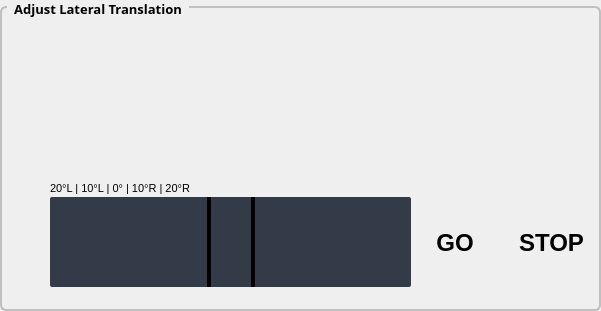
      <widget class="QGroupBox" name="groupBox_4">
       <property name="geometry">
        <rect>
         <x>650</x>
         <y>470</y>
         <width>601</width>
         <height>311</height>
        </rect>
       </property>
       <property name="font">
        <font>
         <family>Kartika</family>
         <pointsize>10</pointsize>
         <italic>false</italic>
         <bold>true</bold>
        </font>
       </property>
       <property name="styleSheet">
        <string notr="true">QGroupBox {
                                    font: bold;
                                    border: 2px solid silver;
                                    border-radius: 6px;
                                    margin-top: 6px;
                                    }
                                    QGroupBox::title {
                                    subcontrol-origin: margin;
                                    left: 7px;

                                    padding: 0px 5px 0px 5px;
                                    }</string>
       </property>
       <property name="title">
        <string>Adjust Lateral Translation</string>
       </property>
       <property name="alignment">
        <set>Qt::AlignHCenter|Qt::AlignTop</set>
       </property>
       <property name="flat">
        <bool>false</bool>
       </property>
       <widget class="QPushButton" name="forwardLateralFlexionBtn">
        <property name="geometry">
         <rect>
          <x>350</x>
          <y>20</y>
          <width>121</width>
          <height>70</height>
         </rect>
        </property>
        <property name="font">
         <font>
          <family>Kartika</family>
          <pointsize>11</pointsize>
          <bold>true</bold>
         </font>
        </property>
        <property name="icon">
         <iconset>
          <normalon>images/forward.png</normalon>
         </iconset>
        </property>
        <property name="iconSize">
         <size>
          <width>121</width>
          <height>70</height>
         </size>
        </property>
        <property name="autoRepeat">
         <bool>true</bool>
        </property>
        <property name="flat">
         <bool>true</bool>
        </property>
       </widget>
       <widget class="QPushButton" name="reverseLateralFlexionBtn">
        <property name="geometry">
         <rect>
          <x>180</x>
          <y>20</y>
          <width>121</width>
          <height>70</height>
         </rect>
        </property>
        <property name="font">
         <font>
          <family>Kartika</family>
          <pointsize>11</pointsize>
          <bold>true</bold>
         </font>
        </property>
        <property name="icon">
         <iconset>
          <normalon>images/reverse.png</normalon>
         </iconset>
        </property>
        <property name="iconSize">
         <size>
          <width>121</width>
          <height>70</height>
         </size>
        </property>
        <property name="flat">
         <bool>true</bool>
        </property>
       </widget>
       <widget class="QPushButton" name="resetLateralFlexionBtn">
        <property name="geometry">
         <rect>
          <x>20</x>
          <y>20</y>
          <width>121</width>
          <height>70</height>
         </rect>
        </property>
        <property name="font">
         <font>
          <family>Kartika</family>
          <pointsize>11</pointsize>
          <bold>true</bold>
         </font>
        </property>
        <property name="icon">
         <iconset>
          <normalon>images/reset.png</normalon>
         </iconset>
        </property>
        <property name="iconSize">
         <size>
          <width>121</width>
          <height>70</height>
         </size>
        </property>
        <property name="flat">
         <bool>true</bool>
        </property>
       </widget>
       <widget class="QLabel" name="lateralFlexionPositionLbl">
        <property name="geometry">
         <rect>
          <x>7</x>
          <y>237</y>
          <width>41</width>
          <height>21</height>
         </rect>
        </property>
        <property name="font">
         <font>
          <family>Arial</family>
          <pointsize>10</pointsize>
          <bold>true</bold>
         </font>
        </property>
        <property name="text">
         <string/>
        </property>
        <property name="alignment">
         <set>Qt::AlignRight|Qt::AlignTrailing|Qt::AlignVCenter</set>
        </property>
       </widget>
       <widget class="QSlider" name="lateralFlexionPositionSlider">
        <property name="geometry">
         <rect>
          <x>50</x>
          <y>197</y>
          <width>361</width>
          <height>90</height>
         </rect>
        </property>
        <property name="styleSheet">
         <string notr="true">QSlider::groove:horizontal {
                                        border-radius: 2px;
                                        background-color: rgb(52, 59, 72);
                                        }
                                        QSlider::groove:horizontal:hover {
                                        background-color: blue;
                                        }
                                        QSlider::handle:horizontal {
                                        background-color:qlineargradient(spread:pad, x1:0, y1:0,
                                        x2:1, y2:0, stop:0 rgba(0, 50, 145, 255), stop:1 rgba(255,
                                        255, 255, 255));
                                        border: 4px solid black;
                                        width: 40px;
                                        margin: -44px 0px;
                                        border-radius: 14px;
                                        }</string>
        </property>
        <property name="minimum">
         <number>-20</number>
        </property>
        <property name="maximum">
         <number>20</number>
        </property>
        <property name="singleStep">
         <number>10</number>
        </property>
        <property name="pageStep">
         <number>10</number>
        </property>
        <property name="value">
         <number>0</number>
        </property>
        <property name="sliderPosition">
         <number>0</number>
        </property>
        <property name="orientation">
         <enum>Qt::Horizontal</enum>
        </property>
        <property name="tickPosition">
         <enum>QSlider::TicksBothSides</enum>
        </property>
       </widget>
       <widget class="QPushButton" name="lateralFlexionPositionBtn">
        <property name="geometry">
         <rect>
          <x>420</x>
          <y>208</y>
          <width>70</width>
          <height>70</height>
         </rect>
        </property>
        <property name="font">
         <font>
          <family>Arial</family>
          <pointsize>18</pointsize>
          <bold>true</bold>
         </font>
        </property>
        <property name="styleSheet">
         <string notr="true">QPushButton {

                                        outline: 0;
                                        border:2px solid rgb(0,57,138);
                                        border-radius: 5px;
                                        background-color:#78909C;
                                        color:white
                                        }

                                        QPushButton:hover:!pressed {
                                        background-color:#54d777;
                                        }

                                        QPushButton:hover:pressed {
                                        background-color:yellow;boder 2px solid red;
                                        }
                                        QPushButton:disabled {
                                        background-color:purple
                                        }

                                        QPushButton:!enabled {
                                        background-color:white;
                                        color:black;
                                        }
                                        QPushButton:enabled {
                                        background-color:grey;
                                        color:white;
                                        }

                                        border:2px solid rgb(0,57,138);border-radius:5px;</string>
        </property>
        <property name="text">
         <string>GO</string>
        </property>
        <property name="iconSize">
         <size>
          <width>105</width>
          <height>45</height>
         </size>
        </property>
        <property name="autoRepeat">
         <bool>true</bool>
        </property>
        <property name="flat">
         <bool>true</bool>
        </property>
       </widget>
       <widget class="QPushButton" name="lateralFlexionPositionStopBtn">
        <property name="geometry">
         <rect>
          <x>510</x>
          <y>208</y>
          <width>83</width>
          <height>70</height>
         </rect>
        </property>
        <property name="font">
         <font>
          <family>Arial</family>
          <pointsize>18</pointsize>
          <bold>true</bold>
         </font>
        </property>
        <property name="styleSheet">
         <string notr="true">QPushButton {

                                        outline: 0;
                                        border:2px solid rgb(0,57,138);
                                        border-radius: 5px;
                                        background-color:#78909C;
                                        color:white
                                        }

                                        QPushButton:hover:!pressed {
                                        background-color:red;
                                        }

                                        QPushButton:hover:pressed {
                                        background-color:yellow;boder 2px solid red;
                                        }
                                        QPushButton:disabled {
                                        background-color:purple
                                        }

                                        QPushButton:!enabled {
                                        background-color:white;
                                        color:black;
                                        }
                                        QPushButton:enabled {
                                        background-color:grey;
                                        color:white;
                                        }

                                        border:2px solid rgb(0,57,138);border-radius:5px;</string>
        </property>
        <property name="text">
         <string>STOP</string>
        </property>
        <property name="iconSize">
         <size>
          <width>105</width>
          <height>45</height>
         </size>
        </property>
        <property name="autoRepeat">
         <bool>true</bool>
        </property>
        <property name="flat">
         <bool>true</bool>
        </property>
       </widget>
       <widget class="QPushButton" name="reverseFastLateralFlexionBtn">
        <property name="geometry">
         <rect>
          <x>180</x>
          <y>100</y>
          <width>121</width>
          <height>70</height>
         </rect>
        </property>
        <property name="font">
         <font>
          <family>Kartika</family>
          <pointsize>11</pointsize>
          <bold>true</bold>
         </font>
        </property>
        <property name="icon">
         <iconset>
          <normalon>images/fast-reverse.png</normalon>
         </iconset>
        </property>
        <property name="iconSize">
         <size>
          <width>121</width>
          <height>70</height>
         </size>
        </property>
        <property name="autoRepeat">
         <bool>true</bool>
        </property>
        <property name="flat">
         <bool>true</bool>
        </property>
       </widget>
       <widget class="QPushButton" name="forwardFastLateralFlexionBtn">
        <property name="geometry">
         <rect>
          <x>350</x>
          <y>100</y>
          <width>121</width>
          <height>70</height>
         </rect>
        </property>
        <property name="font">
         <font>
          <family>Kartika</family>
          <pointsize>11</pointsize>
          <bold>true</bold>
         </font>
        </property>
        <property name="icon">
         <iconset>
          <normalon>images/fast-forward.png</normalon>
         </iconset>
        </property>
        <property name="iconSize">
         <size>
          <width>121</width>
          <height>70</height>
         </size>
        </property>
        <property name="autoRepeat">
         <bool>true</bool>
        </property>
        <property name="flat">
         <bool>true</bool>
        </property>
       </widget>
       <widget class="QLabel" name="label_7">
        <property name="geometry">
         <rect>
          <x>50</x>
          <y>180</y>
          <width>361</width>
          <height>16</height>
         </rect>
        </property>
        <property name="font">
         <font>
          <family>Arial</family>
          <pointsize>8</pointsize>
         </font>
        </property>
        <property name="styleSheet">
         <string notr="true">background:transparent</string>
        </property>
        <property name="text">
         <string>20°L | 10°L | 0° | 10°R | 20°R</string>
        </property>
       </widget>
      </widget>
